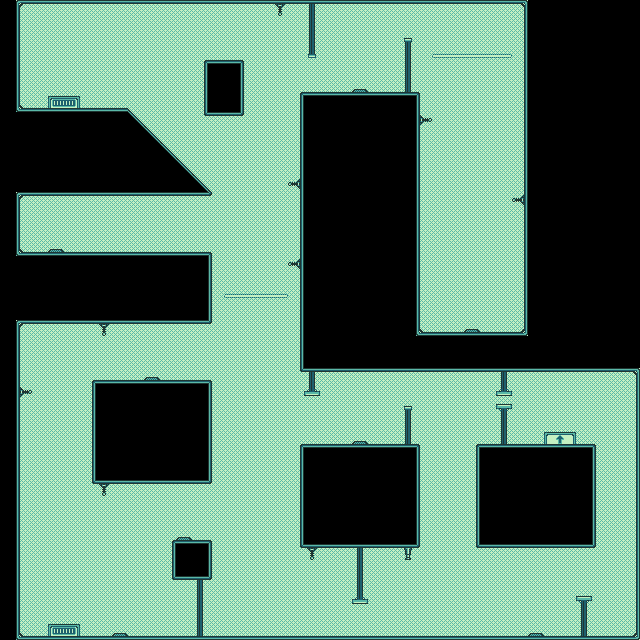

This is a level from a 2D game, rendered from its Tiled map with the project's own tilesets. A one-line summary and the map file follow, with tile-layer data summarised:
An orthogonal 40x40 tile map with 16x16 px tiles, 3 tile layers (Background, Entities, Structures), 1 hidden layer not drawn and 2 objects (2x BladeSaw).

<map version="1.2" tiledversion="1.3.4" orientation="orthogonal" renderorder="right-down" width="40" height="40" tilewidth="16" tileheight="16" infinite="0" nextlayerid="6" nextobjectid="3">
 <editorsettings>
  <export target="../../assets/levels/level_4.json" format="json" />
 </editorsettings>
 <properties>
  <property name="start_x" value="4" />
  <property name="start_y" value="6" />
  <property name="text" value="We choose to go to the moon in this decade ..." />
 </properties>
 <tileset firstgid="1" source="Main_starship1_961.tsx" />
 <layer id="4" name="Background" width="40" height="40">
  <data>[1600 cells, 1037 non-empty, 2 distinct tile ids]</data>
 </layer>
 <layer id="1" name="Entities" width="40" height="40">
  <data>[1600 cells, 62 non-empty, 17 distinct tile ids]</data>
 </layer>
 <layer id="3" name="Interactives" width="40" height="40" visible="0">
  <data>[1600 cells, 69 non-empty, 15 distinct tile ids]</data>
 </layer>
 <layer id="2" name="Structures" width="40" height="40">
  <data>[1600 cells, 376 non-empty, 14 distinct tile ids]</data>
 </layer>
 <objectgroup id="5" name="Objects" visible="0">
  <object id="1" type="BladeSaw" gid="17" x="271.333" y="304.667" width="16" height="16">
   <properties>
    <property name="direction_x" value="-1" />
    <property name="direction_y" value="0" />
    <property name="max_x" value="17" />
    <property name="max_y" value="18" />
    <property name="min_x" value="14" />
    <property name="min_y" value="18" />
    <property name="start_x" value="17" />
    <property name="start_y" value="18" />
   </properties>
  </object>
  <object id="2" type="BladeSaw" gid="17" x="432" y="65.3333" width="16" height="16">
   <properties>
    <property name="direction_x" value="1" />
    <property name="direction_y" value="0" />
    <property name="max_x" value="31" />
    <property name="max_y" value="3" />
    <property name="min_x" value="27" />
    <property name="min_y" value="3" />
    <property name="start_x" value="27" />
    <property name="start_y" value="3" />
   </properties>
  </object>
 </objectgroup>
</map>
